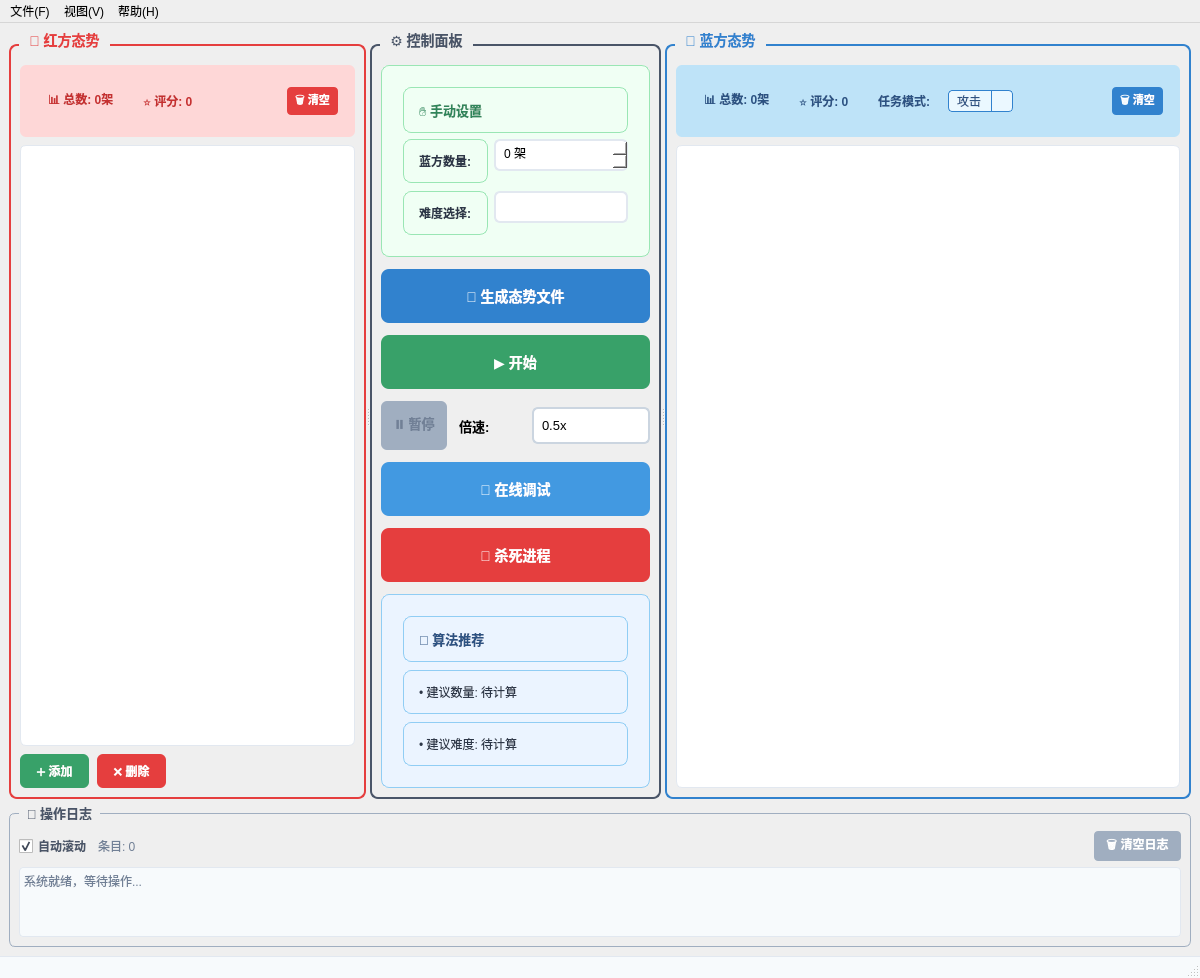
<?xml version="1.0" encoding="UTF-8"?>
<ui version="4.0">
 <class>MainWindow</class>
 <widget class="QMainWindow" name="MainWindow">
  <property name="geometry">
   <rect>
    <x>0</x>
    <y>0</y>
    <width>1200</width>
    <height>800</height>
   </rect>
  </property>
  <property name="windowTitle">
   <string>动态场景生成平台</string>
  </property>
  <property name="windowIcon">
   <iconset>
    <normaloff>:/icons/app.png</normaloff>:/icons/app.png</iconset>
  </property>
  <widget class="QWidget" name="centralwidget">
   <layout class="QVBoxLayout" name="centralLayout">
    <property name="spacing">
     <number>6</number>
    </property>
    <property name="leftMargin">
     <number>9</number>
    </property>
    <property name="topMargin">
     <number>9</number>
    </property>
    <property name="rightMargin">
     <number>9</number>
    </property>
    <property name="bottomMargin">
     <number>9</number>
    </property>
    
    <!-- 主工作区域 -->
    <item>
     <widget class="QSplitter" name="mainSplitter">
      <property name="orientation">
       <enum>Qt::Horizontal</enum>
      </property>
      <property name="childrenCollapsible">
       <bool>false</bool>
      </property>
      
      <!-- 红方态势组 -->
      <widget class="QGroupBox" name="redGroupBox">
       <property name="title">
        <string>🔴 红方态势</string>
       </property>
       <property name="styleSheet">
        <string>QGroupBox {
    font-weight: bold;
    font-size: 14px;
    color: #E53E3E;
    border: 2px solid #E53E3E;
    border-radius: 8px;
    margin-top: 12px;
    padding-top: 10px;
}
QGroupBox::title {
    subcontrol-origin: margin;
    left: 10px;
    padding: 0 8px 0 8px;
}</string>
       </property>
       <property name="minimumWidth">
        <number>400</number>
       </property>
       
       <layout class="QVBoxLayout" name="redLayout">
        <property name="spacing">
         <number>8</number>
        </property>
        
        <!-- 红方统计信息 -->
        <item>
         <widget class="QFrame" name="redStatsFrame">
          <property name="frameShape">
           <enum>QFrame::StyledPanel</enum>
          </property>
          <property name="frameStyle">
           <number>0</number>
          </property>
          <property name="styleSheet">
           <string>QFrame {
    background-color: #FED7D7;
    border-radius: 6px;
    padding: 8px;
}</string>
          </property>
          <layout class="QHBoxLayout" name="redStatsLayout">
 	   <item>
            <widget class="QLabel" name="redCountLabel">
             <property name="text">
              <string>📊 总数: 0架</string>
             </property>
             <property name="styleSheet">
              <string>font-weight: bold; color: #C53030;</string>
             </property>
            </widget>
           </item>
           <item>
            <widget class="QLabel" name="redScoreLabel">
             <property name="text">
              <string>⭐ 评分: 0</string>
             </property>
             <property name="styleSheet">
              <string>font-weight: bold; color: #C53030;</string>
             </property>
            </widget>
           </item>
          <item>
           <spacer name="redStatsSpacer">
            <property name="orientation">
             <enum>Qt::Horizontal</enum>
            </property>
            <property name="sizeHint" stdset="0">
             <size>
              <width>40</width>
              <height>20</height>
             </size>
            </property>
           </spacer>
          </item>
          <item>
           <widget class="QPushButton" name="clearRedButton">
            <property name="text">
             <string>🗑️ 清空</string>
            </property>
            <property name="styleSheet">
             <string>QPushButton {
               background-color: #E53E3E;
               color: white;
               border: none;
               border-radius: 4px;
               padding: 4px 8px;
               font-size: 11px;
               font-weight: bold;
               }
             QPushButton:hover {
             background-color: #C53030;
             }</string>
            </property>
            <property name="maximumWidth">
             <number>60</number>
            </property>
            <property name="maximumHeight">
             <number>25</number>
            </property>
           </widget>
          </item>
         </layout>
        </widget>
       </item>
        
        <!-- 红方表格 -->
        <item>
         <widget class="QTableView" name="redTableView">
          <property name="styleSheet">
           <string>QTableView {
    gridline-color: #E2E8F0;
    background-color: white;
    alternate-background-color: #F7FAFC;
    selection-background-color: #FED7D7;
    border: 1px solid #E2E8F0;
    border-radius: 6px;
}
QTableView::item {
    padding: 8px;
    border-bottom: 1px solid #E2E8F0;
}
QHeaderView::section {
    background-color: #E53E3E;
    color: white;
    padding: 8px;
    border: none;
    font-weight: bold;
}</string>
          </property>
          <property name="alternatingRowColors">
           <bool>true</bool>
          </property>
          <property name="selectionMode">
           <enum>QAbstractItemView::SingleSelection</enum>
          </property>
          <property name="selectionBehavior">
           <enum>QAbstractItemView::SelectRows</enum>
          </property>
          <property name="sortingEnabled">
           <bool>true</bool>
          </property>
         </widget>
        </item>
        
        <!-- 红方操作按钮 -->
        <item>
         <layout class="QHBoxLayout" name="redButtonLayout">
          <item>
           <widget class="QPushButton" name="addRedAircraftButton">
            <property name="text">
             <string>➕ 添加</string>
            </property>
            <property name="styleSheet">
             <string>QPushButton {
    background-color: #38A169;
    color: white;
    border: none;
    border-radius: 6px;
    padding: 8px 16px;
    font-weight: bold;
}
QPushButton:hover {
    background-color: #2F855A;
}
QPushButton:pressed {
    background-color: #276749;
}</string>
            </property>
           </widget>
          </item>
          <item>
           <widget class="QPushButton" name="removeRedAircraftButton">
            <property name="text">
             <string>❌ 删除</string>
            </property>
            <property name="styleSheet">
             <string>QPushButton {
    background-color: #E53E3E;
    color: white;
    border: none;
    border-radius: 6px;
    padding: 8px 16px;
    font-weight: bold;
}
QPushButton:hover {
    background-color: #C53030;
}
QPushButton:pressed {
    background-color: #9C1A1C;
}</string>
            </property>
           </widget>
          </item>
          <item>
           <spacer name="redButtonSpacer">
            <property name="orientation">
             <enum>Qt::Horizontal</enum>
            </property>
            <property name="sizeHint" stdset="0">
             <size>
              <width>40</width>
              <height>20</height>
             </size>
            </property>
           </spacer>
          </item>
         </layout>
        </item>
       </layout>
      </widget>
      
      <!-- 控制面板组 -->
      <widget class="QGroupBox" name="controlGroupBox">
       <property name="title">
        <string>⚙️ 控制面板</string>
       </property>
       <property name="styleSheet">
        <string>QGroupBox {
    font-weight: bold;
    font-size: 14px;
    color: #4A5568;
    border: 2px solid #4A5568;
    border-radius: 8px;
    margin-top: 12px;
    padding-top: 10px;
}
QGroupBox::title {
    subcontrol-origin: margin;
    left: 10px;
    padding: 0 8px 0 8px;
}</string>
       </property>
       <property name="minimumWidth">
        <number>280</number>
       </property>
       <property name="maximumWidth">
        <number>320</number>
       </property>
       
       <layout class="QVBoxLayout" name="controlLayout">
        <property name="spacing">
         <number>12</number>
        </property>
        
        <!-- 手动设置区域 -->
        <item>
         <widget class="QFrame" name="manualSettingFrame">
          <property name="frameShape">
           <enum>QFrame::StyledPanel</enum>
          </property>
          <property name="styleSheet">
           <string>QFrame {
    background-color: #F0FFF4;
    border: 1px solid #9AE6B4;
    border-radius: 8px;
    padding: 12px;
}</string>
          </property>
          <layout class="QVBoxLayout" name="manualSettingLayout">
           <item>
            <widget class="QLabel" name="manualSettingLabel">
             <property name="text">
              <string>✋ 手动设置</string>
             </property>
             <property name="styleSheet">
              <string>font-weight: bold; color: #2F855A; font-size: 13px;</string>
             </property>
            </widget>
           </item>
           <item>
            <layout class="QFormLayout" name="manualFormLayout">
             <property name="fieldGrowthPolicy">
              <enum>QFormLayout::AllNonFixedFieldsGrow</enum>
             </property>
             <property name="verticalSpacing">
              <number>8</number>
             </property>
             
             <item row="0" column="0">
              <widget class="QLabel" name="blueCountLabel">
               <property name="text">
                <string>蓝方数量:</string>
               </property>
               <property name="styleSheet">
                <string>font-weight: bold; color: #2D3748;</string>
               </property>
              </widget>
             </item>
             <item row="0" column="1">
              <widget class="QSpinBox" name="blueAircraftCountSpinBox">
               <property name="styleSheet">
                <string>QSpinBox {
    padding: 6px;
    border: 2px solid #E2E8F0;
    border-radius: 6px;
    background-color: white;
}
QSpinBox:focus {
    border-color: #3182CE;
}</string>
               </property>
               <property name="suffix">
                <string> 架</string>
               </property>
               <property name="minimum">
                <number>0</number>
               </property>
               <property name="maximum">
                <number>100</number>
               </property>
              </widget>
             </item>
             
             <item row="1" column="0">
              <widget class="QLabel" name="strategyLabel">
               <property name="text">
                <string>难度选择:</string>
               </property>
               <property name="styleSheet">
                <string>font-weight: bold; color: #2D3748;</string>
               </property>
              </widget>
             </item>
             <item row="1" column="1">
              <widget class="QComboBox" name="strategyComboBox">
               <property name="styleSheet">
                <string>QComboBox {
    padding: 6px;
    border: 2px solid #E2E8F0;
    border-radius: 6px;
    background-color: white;
}
QComboBox:focus {
    border-color: #3182CE;
}
QComboBox::drop-down {
    border: none;
}
QComboBox::down-arrow {
    image: url(:/icons/arrow-down.png);
    width: 12px;
    height: 12px;
}</string>
               </property>
              </widget>
             </item>
            </layout>
           </item>
          </layout>
         </widget>
        </item>
        
        <!-- 生成按钮 -->
        <item>
         <widget class="QPushButton" name="generateButton">
          <property name="text">
           <string>🎯 生成态势文件</string>
          </property>
          <property name="styleSheet">
           <string>QPushButton {
    background-color: #3182CE;
    color: white;
    border: none;
    border-radius: 8px;
    padding: 16px;
    font-weight: bold;
    font-size: 14px;
}
QPushButton:hover {
    background-color: #2C5282;
}
QPushButton:pressed {
    background-color: #2A4365;
}
QPushButton:disabled {
    background-color: #A0AEC0;
    color: #718096;
}</string>
          </property>
          <property name="minimumHeight">
           <number>50</number>
          </property>
         </widget>
        </item>

        <!-- 开始推演按钮 -->
        <item>
         <widget class="QPushButton" name="startSimulationButton">
          <property name="text">
           <string>▶️ 开始</string>
          </property>
          <property name="styleSheet">
           <string>QPushButton {
    background-color: #38A169;
    color: white;
    border: none;
    border-radius: 8px;
    padding: 16px;
    font-weight: bold;
    font-size: 14px;
}
QPushButton:hover {
    background-color: #2F855A;
}
QPushButton:pressed {
    background-color: #276749;
}
QPushButton:disabled {
    background-color: #A0AEC0;
    color: #718096;
}</string>
          </property>
          <property name="minimumHeight">
           <number>50</number>
          </property>
         </widget>
        </item>
        
        <!-- 推演控制按钮区域 -->
        <item>
         <layout class="QHBoxLayout" name="simulationControlLayout">
          <property name="spacing">
           <number>12</number>
          </property>
          <item>
           <widget class="QPushButton" name="pauseResumeButton">
            <property name="text">
             <string>⏸️ 暂停</string>
            </property>
            <property name="styleSheet">
             <string>QPushButton {
    background-color: #ED8936;
    color: white;
    border: none;
    border-radius: 6px;
    padding: 12px;
    font-weight: bold;
    font-size: 13px;
}
QPushButton:hover {
    background-color: #DD6B20;
}
QPushButton:pressed {
    background-color: #C05621;
}
QPushButton:disabled {
    background-color: #A0AEC0;
    color: #718096;
}</string>
            </property>
            <property name="minimumHeight">
             <number>40</number>
            </property>
            <property name="enabled">
             <bool>false</bool>
            </property>
           </widget>
          </item>
          <item>
           <widget class="QLabel" name="speedLabel">
            <property name="text">
             <string>倍速:</string>
            </property>
            <property name="styleSheet">
             <string>font-weight: bold; font-size: 13px;</string>
            </property>
           </widget>
          </item>
          <item>
           <widget class="QComboBox" name="speedComboBox">
            <property name="styleSheet">
             <string>QComboBox {
    background-color: white;
    border: 2px solid #CBD5E0;
    border-radius: 6px;
    padding: 8px;
    font-size: 13px;
    min-width: 80px;
}
QComboBox:hover {
    border-color: #4299E1;
}
QComboBox::drop-down {
    border: none;
}
QComboBox::down-arrow {
    image: url(down_arrow.png);
    width: 12px;
    height: 12px;
}</string>
            </property>
            <property name="minimumHeight">
             <number>40</number>
            </property>
            <property name="enabled">
             <bool>true</bool>
            </property>
            <item>
             <property name="text">
              <string>0.5x</string>
             </property>
            </item>
            <item>
             <property name="text">
              <string>1x</string>
             </property>
            </item>
            <item>
             <property name="text">
              <string>1.5x</string>
             </property>
            </item>
           </widget>
          </item>
         </layout>
        </item>
        
        <!-- 在线调试按钮 -->
        <item>
         <widget class="QPushButton" name="onlineDebugButton">
          <property name="text">
           <string>🔗 在线调试</string>
          </property>
          <property name="styleSheet">
           <string>QPushButton {
    background-color: #4299E1;
    color: white;
    border: none;
    border-radius: 8px;
    padding: 16px;
    font-weight: bold;
    font-size: 14px;
}
QPushButton:hover {
    background-color: #3182CE;
}
QPushButton:pressed {
    background-color: #2C5282;
}
QPushButton:disabled {
    background-color: #A0AEC0;
    color: #718096;
}</string>
          </property>
          <property name="minimumHeight">
           <number>50</number>
          </property>
         </widget>
        </item>

        <!-- 杀死所有进程按钮 -->
        <item>
         <widget class="QPushButton" name="killAllProcessesButton">
          <property name="text">
           <string>💀 杀死进程</string>
          </property>
          <property name="styleSheet">
           <string>QPushButton {
    background-color: #E53E3E;
    color: white;
    border: none;
    border-radius: 8px;
    padding: 16px;
    font-weight: bold;
    font-size: 14px;
}
QPushButton:hover {
    background-color: #C53030;
}
QPushButton:pressed {
    background-color: #9B2C2C;
}
QPushButton:disabled {
    background-color: #A0AEC0;
    color: #718096;
}</string>
          </property>
          <property name="minimumHeight">
           <number>50</number>
          </property>
         </widget>
        </item>
        
        <!-- 算法推荐信息 -->
        <item>
         <widget class="QFrame" name="recommendFrame">
          <property name="frameShape">
           <enum>QFrame::StyledPanel</enum>
          </property>
          <property name="styleSheet">
           <string>QFrame {
    background-color: #EBF4FF;
    border: 1px solid #90CDF4;
    border-radius: 8px;
    padding: 12px;
}</string>
          </property>
          <layout class="QVBoxLayout" name="recommendLayout">
           <property name="spacing">
            <number>8</number>
           </property>
           <item>
            <widget class="QLabel" name="recommendTitleLabel">
             <property name="text">
              <string>🤖 算法推荐</string>
             </property>
             <property name="styleSheet">
              <string>font-weight: bold; font-size: 13px; color: #2C5282;</string>
             </property>
            </widget>
           </item>
           <item>
            <widget class="QLabel" name="recommendCountLabel">
             <property name="text">
              <string>• 建议数量: 待计算</string>
             </property>
             <property name="styleSheet">
              <string>color: #2D3748; font-size: 12px;</string>
             </property>
            </widget>
           </item>
           <item>
            <widget class="QLabel" name="recommendStrategyLabel">
             <property name="text">
              <string>• 建议难度: 待计算</string>
             </property>
             <property name="styleSheet">
              <string>color: #2D3748; font-size: 12px;</string>
             </property>
            </widget>
           </item>
          </layout>
         </widget>
        </item>
        
        <item>
         <spacer name="controlSpacer">
          <property name="orientation">
           <enum>Qt::Vertical</enum>
          </property>
          <property name="sizeHint" stdset="0">
           <size>
            <width>20</width>
            <height>40</height>
           </size>
          </property>
         </spacer>
        </item>
       </layout>
      </widget>
      
      <!-- 蓝方态势组 -->
      <widget class="QGroupBox" name="blueGroupBox">
       <property name="title">
        <string>🔵 蓝方态势</string>
       </property>
       <property name="styleSheet">
        <string>QGroupBox {
    font-weight: bold;
    font-size: 14px;
    color: #3182CE;
    border: 2px solid #3182CE;
    border-radius: 8px;
    margin-top: 12px;
    padding-top: 10px;
}
QGroupBox::title {
    subcontrol-origin: margin;
    left: 10px;
    padding: 0 8px 0 8px;
}</string>
       </property>
       <property name="minimumWidth">
        <number>400</number>
       </property>
       
       <layout class="QVBoxLayout" name="blueLayout">
        <property name="spacing">
         <number>8</number>
        </property>
        
        <!-- 蓝方统计信息 -->
        <item>
         <widget class="QFrame" name="blueStatsFrame">
          <property name="frameShape">
           <enum>QFrame::StyledPanel</enum>
          </property>
          <property name="frameStyle">
           <number>0</number>
          </property>
          <property name="styleSheet">
           <string>QFrame {
    background-color: #BEE3F8;
    border-radius: 6px;
    padding: 8px;
}</string>
          </property>
          <layout class="QHBoxLayout" name="blueStatsLayout">
 <item>
  <widget class="QLabel" name="blueCountDisplayLabel">
   <property name="text">
    <string>📊 总数: 0架</string>
   </property>
   <property name="styleSheet">
    <string>font-weight: bold; color: #2C5282;</string>
   </property>
  </widget>
 </item>
 <item>
  <widget class="QLabel" name="blueScoreLabel">
   <property name="text">
    <string>⭐ 评分: 0</string>
   </property>
   <property name="styleSheet">
    <string>font-weight: bold; color: #2C5282;</string>
   </property>
  </widget>
 </item>
 <item>
  <widget class="QLabel" name="blueModeLabel">
   <property name="text">
    <string>任务模式:</string>
   </property>
   <property name="styleSheet">
    <string>font-weight: bold; color: #2C5282;</string>
   </property>
  </widget>
 </item>
 <item>
  <widget class="QComboBox" name="blueModeComboBox">
   <property name="minimumWidth">
    <number>100</number>
   </property>
   <property name="styleSheet">
    <string>
     QComboBox {
      border: 1px solid #3182CE;
      border-radius: 4px;
      padding: 2px 8px;
      background-color: #EBF8FF;
      color: #2C5282;
     }
     QComboBox::drop-down {
      subcontrol-origin: padding;
      subcontrol-position: top right;
      width: 20px;
      border-left: 1px solid #3182CE;
     }
    </string>
   </property>
   <item>
    <property name="text">
     <string>攻击</string>
    </property>
   </item>
   <item>
    <property name="text">
     <string>防御</string>
    </property>
   </item>
   <item>
    <property name="text">
     <string>对抗</string>
    </property>
   </item>
  </widget>
 </item>
 <item>
  <spacer name="blueStatsSpacer">
   <property name="orientation">
    <enum>Qt::Horizontal</enum>
   </property>
   <property name="sizeHint" stdset="0">
    <size>
     <width>40</width>
     <height>20</height>
    </size>
   </property>
  </spacer>
 </item>
 <item>
  <widget class="QPushButton" name="clearBlueButton">
   <property name="text">
    <string>🗑️ 清空</string>
   </property>
   <property name="styleSheet">
    <string>QPushButton {
    background-color: #3182CE;
    color: white;
    border: none;
    border-radius: 4px;
    padding: 4px 8px;
    font-size: 11px;
    font-weight: bold;
}
QPushButton:hover {
    background-color: #2C5282;
}</string>
   </property>
   <property name="maximumWidth">
    <number>60</number>
   </property>
   <property name="maximumHeight">
    <number>25</number>
   </property>
  </widget>
 </item>
</layout>
         </widget>
        </item>
        
        <!-- 蓝方表格 -->
        <item>
         <widget class="QTableView" name="blueTableView">
          <property name="styleSheet">
           <string>QTableView {
    gridline-color: #E2E8F0;
    background-color: white;
    alternate-background-color: #F7FAFC;
    selection-background-color: #BEE3F8;
    border: 1px solid #E2E8F0;
    border-radius: 6px;
}
QTableView::item {
    padding: 8px;
    border-bottom: 1px solid #E2E8F0;
}
QHeaderView::section {
    background-color: #3182CE;
    color: white;
    padding: 8px;
    border: none;
    font-weight: bold;
}</string>
          </property>
          <property name="alternatingRowColors">
           <bool>true</bool>
          </property>
          <property name="selectionMode">
           <enum>QAbstractItemView::SingleSelection</enum>
          </property>
          <property name="selectionBehavior">
           <enum>QAbstractItemView::SelectRows</enum>
          </property>
          <property name="sortingEnabled">
           <bool>true</bool>
          </property>
         </widget>
        </item>
       </layout>
      </widget>
     </widget>
    </item>
    
    <!-- 底部日志面板 -->
    <item>
     <widget class="QGroupBox" name="logGroupBox">
      <property name="title">
       <string>📝 操作日志</string>
      </property>
      <property name="styleSheet">
       <string>QGroupBox {
    font-weight: bold;
    font-size: 13px;
    color: #4A5568;
    border: 1px solid #A0AEC0;
    border-radius: 6px;
    margin-top: 8px;
    padding-top: 8px;
}
QGroupBox::title {
    subcontrol-origin: margin;
    left: 10px;
    padding: 0 6px 0 6px;
}</string>
      </property>
      <property name="minimumHeight">
       <number>120</number>
      </property>
      <property name="maximumHeight">
       <number>180</number>
      </property>
      
      <layout class="QVBoxLayout" name="logLayout">
       <property name="spacing">
        <number>6</number>
       </property>
       
       <!-- 日志控制栏 -->
       <item>
        <layout class="QHBoxLayout" name="logControlLayout">
         <item>
          <widget class="QCheckBox" name="autoScrollCheckBox">
           <property name="text">
            <string>自动滚动</string>
           </property>
           <property name="checked">
            <bool>true</bool>
           </property>
           <property name="styleSheet">
            <string>QCheckBox {
    font-weight: bold;
    color: #4A5568;
}</string>
           </property>
          </widget>
         </item>
         <item>
          <widget class="QLabel" name="logCountLabel">
           <property name="text">
            <string>条目: 0</string>
           </property>
           <property name="styleSheet">
            <string>color: #718096;</string>
           </property>
          </widget>
         </item>
         <item>
          <spacer name="logControlSpacer">
           <property name="orientation">
            <enum>Qt::Horizontal</enum>
           </property>
           <property name="sizeHint" stdset="0">
            <size>
             <width>40</width>
             <height>20</height>
            </size>
           </property>
          </spacer>
         </item>
         <item>
          <widget class="QPushButton" name="clearLogButton">
           <property name="text">
            <string>🗑️ 清空日志</string>
           </property>
           <property name="styleSheet">
            <string>QPushButton {
    background-color: #A0AEC0;
    color: white;
    border: none;
    border-radius: 4px;
    padding: 4px 12px;
    font-size: 12px;
    font-weight: bold;
}
QPushButton:hover {
    background-color: #718096;
}</string>
           </property>
           <property name="maximumWidth">
            <number>100</number>
           </property>
          </widget>
         </item>
        </layout>
       </item>
       
       <!-- 日志文本区域 -->
       <item>
        <widget class="QTextEdit" name="logTextEdit">
         <property name="readOnly">
          <bool>true</bool>
         </property>
         <property name="styleSheet">
          <string>QTextEdit {
    background-color: #F7FAFC;
    border: 1px solid #E2E8F0;
    border-radius: 4px;
    font-family: "Consolas", "Monaco", "Courier New", monospace;
    font-size: 12px;
    line-height: 1.4;
    color: #2D3748;
}
QScrollBar:vertical {
    background-color: #F7FAFC;
    width: 12px;
    border-radius: 6px;
}
QScrollBar::handle:vertical {
    background-color: #CBD5E0;
    border-radius: 6px;
    min-height: 20px;
}
QScrollBar::handle:vertical:hover {
    background-color: #A0AEC0;
}</string>
         </property>
         <property name="html">
          <string>&lt;!DOCTYPE HTML PUBLIC &quot;-//W3C//DTD HTML 4.0//EN&quot; &quot;http://www.w3.org/TR/REC-html40/strict.dtd&quot;&gt;
&lt;html&gt;&lt;head&gt;&lt;meta name=&quot;qrichtext&quot; content=&quot;1&quot; /&gt;&lt;style type=&quot;text/css&quot;&gt;
p, li { white-space: pre-wrap; }
&lt;/style&gt;&lt;/head&gt;&lt;body style=&quot; font-family:'Consolas','Monaco','Courier New',monospace; font-size:12px; font-weight:400; font-style:normal;&quot;&gt;
&lt;p style=&quot; margin-top:0px; margin-bottom:0px; margin-left:0px; margin-right:0px; -qt-block-indent:0; text-indent:0px;&quot;&gt;&lt;span style=&quot; color:#718096;&quot;&gt;系统就绪，等待操作...&lt;/span&gt;&lt;/p&gt;&lt;/body&gt;&lt;/html&gt;</string>
         </property>
        </widget>
       </item>
      </layout>
     </widget>
    </item>
   </layout>
  </widget>
  
  <!-- 菜单栏 -->
  <widget class="QMenuBar" name="menubar">
   <property name="geometry">
    <rect>
     <x>0</x>
     <y>0</y>
     <width>1200</width>
     <height>22</height>
    </rect>
   </property>
   <widget class="QMenu" name="menuFile">
    <property name="title">
     <string>文件(F)</string>
    </property>
    <addaction name="actionLoadRed"/>
    <addaction name="actionSave"/>
    <addaction name="separator"/>
    <addaction name="actionExit"/>
   </widget>
   <widget class="QMenu" name="menuView">
    <property name="title">
     <string>视图(V)</string>
    </property>
    <addaction name="actionToggleLog"/>
    <addaction name="separator"/>
    <addaction name="actionZoomIn"/>
    <addaction name="actionZoomOut"/>
    <addaction name="actionResetZoom"/>
   </widget>
   <widget class="QMenu" name="menuHelp">
    <property name="title">
     <string>帮助(H)</string>
    </property>
    <addaction name="actionAbout"/>
    <addaction name="actionManual"/>
   </widget>
   <addaction name="menuFile"/>
   <addaction name="menuView"/>
   <addaction name="menuHelp"/>
  </widget>
  
  <!-- 状态栏 -->
  <widget class="QStatusBar" name="statusbar">
   <property name="styleSheet">
    <string>QStatusBar {
    background-color: #F7FAFC;
    border-top: 1px solid #E2E8F0;
    color: #4A5568;
    font-size: 12px;
}</string>
   </property>
  </widget>
  
  <!-- 动作定义 -->
  <action name="actionLoadRed">
   <property name="text">
    <string>加载红方态势</string>
   </property>
   <property name="shortcut">
    <string>Ctrl+O</string>
   </property>
  </action>
  <action name="actionSave">
   <property name="text">
    <string>保存态势数据</string>
   </property>
   <property name="shortcut">
    <string>Ctrl+S</string>
   </property>
  </action>
  <action name="actionExit">
   <property name="text">
    <string>退出</string>
   </property>
   <property name="shortcut">
    <string>Ctrl+Q</string>
   </property>
  </action>
  <action name="actionToggleLog">
   <property name="checkable">
    <bool>true</bool>
   </property>
   <property name="checked">
    <bool>true</bool>
   </property>
   <property name="text">
    <string>显示日志面板</string>
   </property>
   <property name="shortcut">
    <string>Ctrl+L</string>
   </property>
  </action>
  <action name="actionZoomIn">
   <property name="text">
    <string>放大</string>
   </property>
   <property name="shortcut">
    <string>Ctrl+=</string>
   </property>
  </action>
  <action name="actionZoomOut">
   <property name="text">
    <string>缩小</string>
   </property>
   <property name="shortcut">
    <string>Ctrl+-</string>
   </property>
  </action>
  <action name="actionResetZoom">
   <property name="text">
    <string>重置缩放</string>
   </property>
   <property name="shortcut">
    <string>Ctrl+0</string>
   </property>
  </action>
  <action name="actionAbout">
   <property name="text">
    <string>关于</string>
   </property>
  </action>
  <action name="actionManual">
   <property name="text">
    <string>使用手册</string>
   </property>
   <property name="shortcut">
    <string>F1</string>
   </property>
  </action>
 </widget>
 <resources/>
 <connections/>
</ui>
